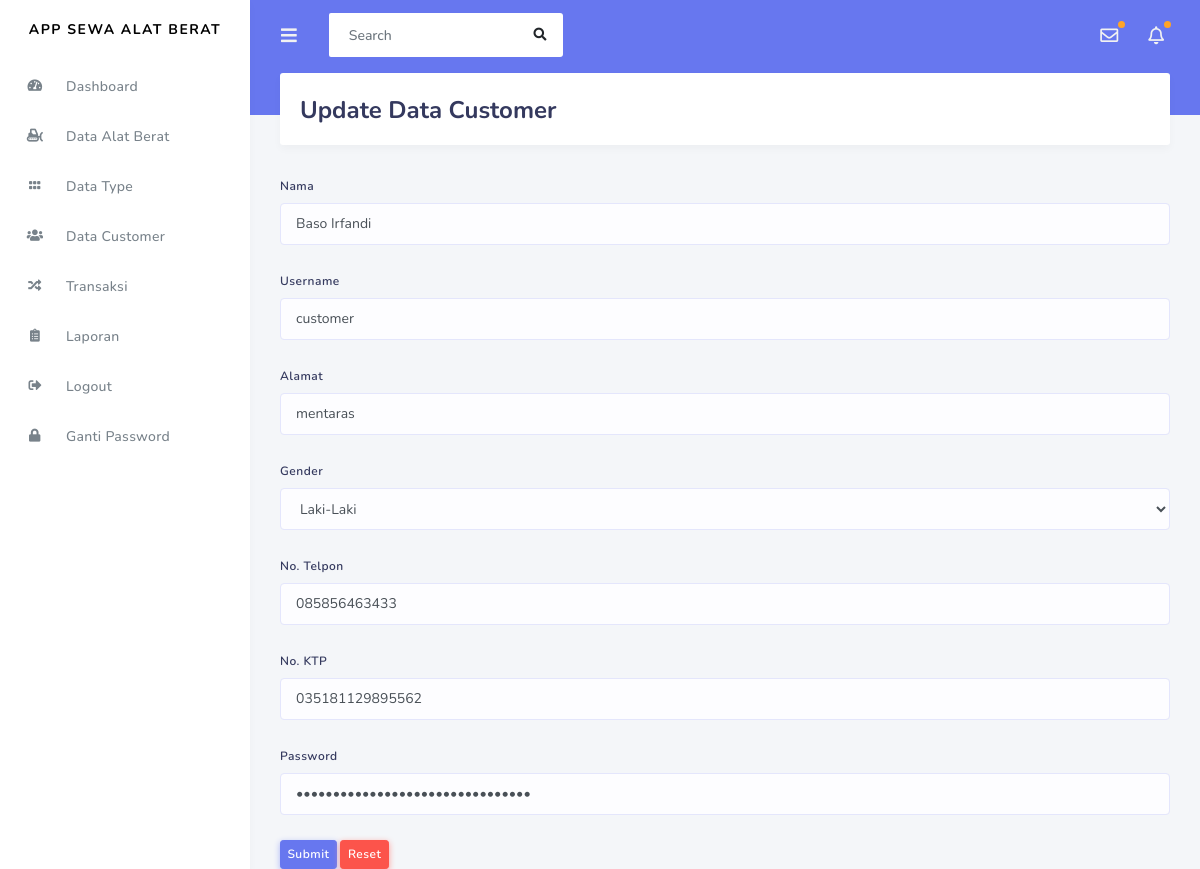
The page /admin/data_customer/update_customer/3 on the database its author committed.
### tables this page shows
CREATE TABLE `customer` (
  `id_customer` int NOT NULL,
  `nama` varchar(120) NOT NULL,
  `username` varchar(120) NOT NULL,
  `alamat` varchar(120) NOT NULL,
  `gender` varchar(20) NOT NULL,
  `no_telpon` varchar(20) NOT NULL,
  `no_ktp` varchar(50) NOT NULL,
  `password` varchar(120) NOT NULL,
  `role_id` int NOT NULL
);

### application/controllers/admin/Data_customer.php (called while the page is built, shortened)
<?php
class Data_customer extends CI_Controller
{
	public function update_customer($id)
	{
		$data['customer'] = $this->db->query("SELECT * FROM customer WHERE id_customer = '$id'")->result();
		$this->load->view('templates_admin/header');
		$this->load->view('templates_admin/sidebar');
		$this->load->view('admin/form_update_customer', $data);
		$this->load->view('templates_admin/footer');
	}
}
?>

### index.php (called while the page is built, shortened)
<?php
require_once BASEPATH.'core/CodeIgniter.php';

### application/views/admin/form_update_customer.php (the view, shortened to what this page needs)
<div class="main-content">
	<section class= "section">
		<div class="section-header">
			<h1> Update Data Customer</h1>
		</div>
	</section>
	<?php foreach($customer as $cs): ?>
	<form method="post" action="<?php echo base_url('admin/data_customer/update_customer_aksi') ?>">
		<div class="form-group">
			<label>Nama</label>
			<input type="text" name="nama" class="form-control" value="<?php echo $cs->nama ?>">
		</div>
		<div class="form-group">
			<label>Username</label>
			<input type="text" name="username" class="form-control" value="<?php echo $cs->username ?>">
		</div>
		<div class="form-group">
			<label>Alamat</label>
			<input type="text" name="alamat" class="form-control" value="<?php echo $cs->alamat ?>">
		</div>
		<div class="form-group">
			<label>Gender</label>
			<select class="form-control" name="gender">
				<option value="<?php echo $cs->gender ?>"><?php echo $cs->gender?></option>
			</select>
		</div>
		<div class="form-group">
			<label>No. Telpon</label>
			<input type="text" name="no_telpon" class="form-control" value="<?php echo $cs->no_telpon ?>">
		</div>
		<div class="form-group">
			<label>No. KTP</label>
			<input type="text" name="no_ktp" class="form-control"value="<?php echo $cs->no_ktp ?>">
		</div>
		<div class="form-group">
			<label>Password</label>
			<input type="password" name="password" class="form-control"value="<?php echo $cs->password ?>">
		</div>
		<button type="submit" class="btn btn-sm btn-primary">Submit</button>
		<button type="reset" class="btn btn-sm btn-danger">Reset</button>
	</form>
<?php endforeach; ?>
</div>

### rows shown on the page
customer: nama "Baso Irfandi", username "customer", alamat "mentaras", gender "Laki-Laki", no_telpon "085856463433"
